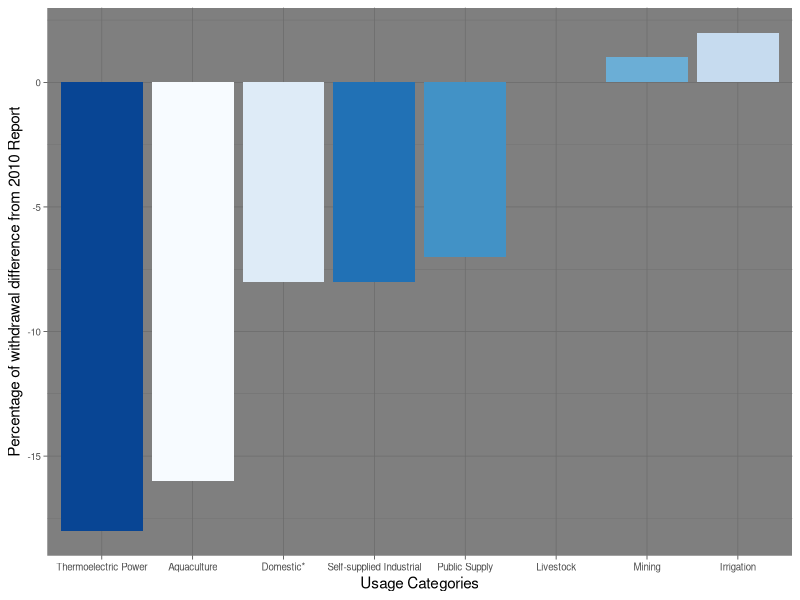

Write R code to recreate this figure.
#Packages

library("ggplot2")

library("RColorBrewer")

#setting working directory
setwd("C:/Users/Tea/Documents/R/")

#uploading data from excel and setting as Pingu
WaterPercents <- read.csv("Percents.csv", header = T)

#quick look... 
head(WaterPercents)
names(WaterPercents)
str(WaterPercents)
        
#boxplot for data
ggplot(data = WaterPercents, aes(x = reorder(Usage.Categories, Percent.change.from.2010.withdrawal.levels), y = Percent.change.from.2010.withdrawal.levels, fill = Usage.Categories )) + 
  geom_col() +
  xlab("Usage Categories") +
  ylab("Percentage of withdrawal difference from 2010 Report") +
  theme_dark()+
  theme(axis.text=element_text(size=7))+
  theme(legend.position = "none")+
  scale_fill_brewer(palette = "Blues")


